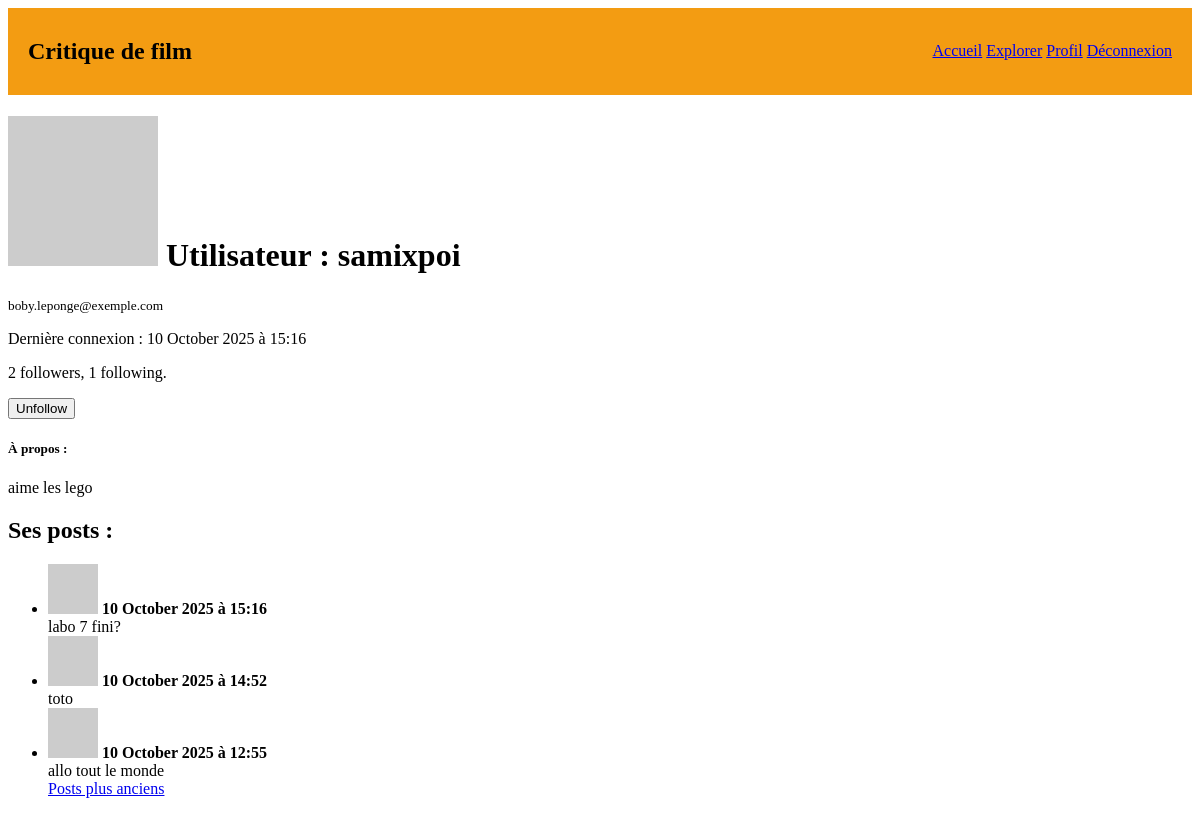
Screenshot of /user/samixpoi (signed in) with the database file from the repository.
### app/models.py (models this page shows, shortened)
class Utilisateur(db.Model, UserMixin):
    __tablename__ = 'utilisateur'
    id: so.Mapped[int] = so.mapped_column(primary_key=True)
    nom_utilisateur: so.Mapped[str] = so.mapped_column(sa.String(64), unique=True, index=True)
    email: so.Mapped[str] = so.mapped_column(sa.String(120), unique=True, index=True)
    mot_passe_hash: so.Mapped[Optional[str]] = so.mapped_column(sa.String(256))
    a_propos_moi: so.Mapped[Optional[str]] = so.mapped_column(sa.String(140))
    derniere_connexion: so.Mapped[Optional[datetime]] = so.mapped_column(sa.DateTime)
    posts: so.WriteOnlyMapped['Post'] = so.relationship(back_populates='auteur')
    def avatar(self, taille):
        digest = hashlib.md5(self.email.lower().encode('utf-8')).hexdigest()
        return f"https://www.gravatar.com/avatar/{digest}?d=identicon&s={taille}"
    following: Mapped[list["Utilisateur"]] = so.relationship(
    secondary=followers,
    primaryjoin=(followers.c.follower_id == id),
    secondaryjoin=(followers.c.followed_id == id),
    back_populates='followers'
)
    followers: Mapped[list["Utilisateur"]] = so.relationship(
    secondary=followers,
    primaryjoin=(followers.c.followed_id == id),
    secondaryjoin=(followers.c.follower_id == id),
    back_populates='following'
)
    def is_following(self, utilisateur):
       return db.session.scalar(
        sa.select(followers)
        .where(
            followers.c.follower_id == self.id,
            followers.c.followed_id == utilisateur.id
        )
    ) is not None
    def followers_count(self):
      return db.session.scalar(
        sa.select(sa.func.count())
        .select_from(followers)
        .where(followers.c.followed_id == self.id)
    )
    def following_count(self):
      return db.session.scalar(
        sa.select(sa.func.count())
        .select_from(followers)
        .where(followers.c.follower_id == self.id)
    )

class Post(db.Model):
    id: so.Mapped[int] = so.mapped_column(primary_key=True)
    contenu: so.Mapped[str] = so.mapped_column(sa.Text, nullable=False)
    timestamp: so.Mapped[datetime] = so.mapped_column(
        sa.DateTime(timezone=True),
        default=datetime.now(tz=timezone.utc),
        nullable=False
    )
    id_utilisateur: so.Mapped[int] = so.mapped_column(sa.ForeignKey('utilisateur.id'), nullable=False)
    auteur: so.Mapped["Utilisateur"] = so.relationship(back_populates="posts")

### app/routes.py (the view)
@app.route('/user/<nom_utilisateur>')
@login_required
def profil(nom_utilisateur):
    utilisateur = db.session.scalar(
        sa.select(Utilisateur).where(Utilisateur.nom_utilisateur == nom_utilisateur)
    )
    if utilisateur is None:
        flash(f"L'utilisateur {nom_utilisateur} n'a pas été trouvé.", 'error')
        return redirect(url_for('index'))
    page= request.args.get('page', 1, type=int)
    query = utilisateur.posts.select().order_by(Post.timestamp.desc())
    posts = db.paginate(query, page=page, per_page=app.config['POSTS_PER_PAGE'], error_out=False)
    next_url = url_for('profil', nom_utilisateur=nom_utilisateur, page=posts.next_num) if posts.has_next else None
    prev_url = url_for('profil', nom_utilisateur=nom_utilisateur, page=posts.prev_num) if posts.has_prev else None
    form = EmptyForm()
    return render_template('user.html', utilisateur=utilisateur, posts=posts,form=form,current_user=current_user,next_url=next_url, prev_url=prev_url)

### app/__init__.py (called while the page is built)
@login.user_loader
def load_user(id):
    return db.session.get(Utilisateur, int(id))

### app/routes.py (called while the page is built)
@app.before_request
def update_last_seen():
    if current_user.is_authenticated:
        current_user.derniere_connexion = datetime.now(timezone.utc)
        db.session.commit()

### app/templates/user.html (shortened to what this page needs)
{% extends "base.html" %}
{% block content %}
  <h1><img src="{{ utilisateur.avatar(150) }}"
       alt="Avatar de {{ utilisateur.nom_utilisateur }}"
       class="rounded-circle shadow-sm mb-3"
       width="150" height="150">
       Utilisateur : {{ utilisateur.nom_utilisateur }}</h1>
       <small>{{ utilisateur.email }}</small>
       {% if utilisateur.derniere_connexion %}
        <p class="text-muted mt-2">
          Dernière connexion : {{ utilisateur.derniere_connexion.strftime('%d %B %Y à %H:%M') }}
        </p>
      {% endif %}
        <p>{{utilisateur.followers_count() }} followers, {{
          utilisateur.following_count() }} following.</p>
        {% if utilisateur == current_user %}
         <p><a href="{{ url_for('edit') }}">edit your profil</a> </p>
        {% else %}
        <p>
          <form action="{{ url_for('unfollow', nom_utilisateur=utilisateur.nom_utilisateur) }}" method="post">
            <button type="submit" class="btn btn-secondary">Unfollow</button>
          </form>
        </p>
  {% endif %}
 {% if utilisateur.a_propos_moi %}
    <div class="mt-3">
      <h5>À propos :</h5>
      <p>{{ utilisateur.a_propos_moi }}</p>
    </div>
  {% endif %}
  <h2>Ses posts :</h2>
  {% if posts %}
    <ul>
      {% for post in posts %}
        <li>
            <img src="{{ utilisateur.avatar(150) }}"
           alt="Avatar de {{ utilisateur.nom_utilisateur }}"
          class="rounded-circle shadow-sm mb-3"
           width="50" height="50">
          <strong>{{ post.timestamp.strftime('%d %B %Y à %H:%M') }}</strong><br>
          {{ post.contenu }}
        </li>
      {% endfor %}
      {% if next_url %}
        <a href="{{ next_url }}"> Posts plus anciens</a>
      {% endif %}
    </ul>
  {% else %}
    <p> <img src="{{ utilisateur.avatar(150) }}"
       alt="Avatar de {{ utilisateur.nom_utilisateur }}"
       class="rounded-circle shadow-sm mb-3"
       width="50" height="50">
       A aucun post pour le moment.</p>
  {% endif %}
{% endblock %}

### app/templates/base.html (shortened to what this page needs)
<!DOCTYPE html>
<html lang="fr">
<head>
</head>
<body>
  <nav>
    <h1>Critique de film</h1>
    <ul>
 {% if current_user.is_anonymous %}
          <a href="{{ url_for('index') }}">Accueil</a>
          <a href="{{ url_for('connexion') }}">Connexion</a>
      {% else %}
          <a href="{{ url_for('index') }}">Accueil</a>
          <a href="{{ url_for('explore') }}">Explorer</a>
          <a href="{{ url_for('profil', nom_utilisateur=current_user.nom_utilisateur) }}">Profil</a>
          <a href="{{ url_for('deconnexion') }}">Déconnexion</a>
      {% endif %}
    </ul>
  </nav>
  {% block content %}{% endblock %}
</body>
</html>

### app/templates/base.html (style rules this page uses)
nav { background-color: #f39c12; padding: 10px 20px; display: flex; align-items: center; justify-content: space-between; }

### rows the page displays
Utilisateur: nom_utilisateur "samixpoi", email "boby.leponge@exemple.com", derniere_connexion "10 October 2025 à 15:16", a_propos_moi "aime les lego"
Post: timestamp "10 October 2025 à 15:16", contenu "labo 7 fini?"
Post: timestamp "10 October 2025 à 14:52", contenu "toto"
Post: timestamp "10 October 2025 à 12:55", contenu "allo tout le monde"

### other values shown
{{ utilisateur.followers_count() }} "2"
{{ utilisateur.following_count() }} "1"
